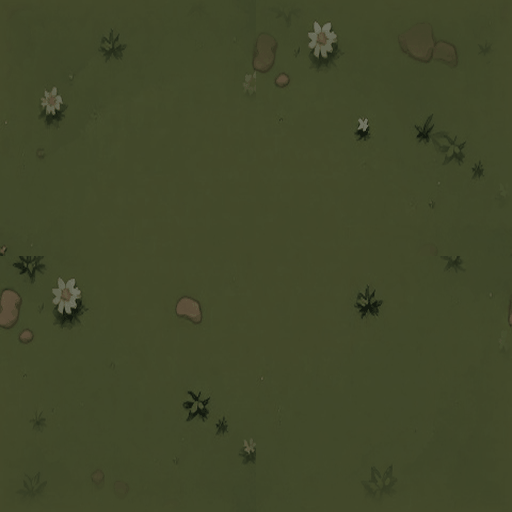
#> input picture art/monk/ground/tile_grass.png, 512 x 512 px
$ python cover_horde_ref.py out.png
#> lines starting #> are read from the running program, lines starting #| are printed output that depends on the picture
"""Builds the horde covers: the gameplay read (one monk in the middle of a ring of monsters, a few
spells going off around him) as a collage of the game's own sprites, at each store cover's shape.
Few kinds and few spells, drawn big, so the picture still reads at thumbnail size. Repaints by
edit_image simplified the ring into two facing groups, so this collage, with a vignette and a grade
to pull it together, is the cover itself.
usage: python cover_horde_ref.py <store dir>
  (writes cover_horde_{landscape,portrait,square}.png at 1920x1080, 1080x1620 and 800x800, no logo;
  cover_final.py then cuts them to the store sizes and lays the logo on the landscape one)"""
import json
import math
import random
import sys
from pathlib import Path

from PIL import Image, ImageChops, ImageDraw, ImageEnhance, ImageFilter

sys.path.insert(0, str(Path(__file__).parent))
from cover_ref import ART, drop_shadow  # noqa: E402
from cutout import cutout  # noqa: E402

ROOT = Path(__file__).parent.parent
PUBLIC = ROOT / "client" / "public" / "art"
MOBS = ["mobs/jiangshi", "mobs/fox", "ch4/mobs/lantern", "ch3/mobs/skeleton"]
GOLD = (255, 200, 60, 255)
INK = (20, 16, 12, 255)

# Lengths are in u, the cover's short side; offsets are from the monk. The monster ring is an
# ellipse of radii (rx, ry) in u; the cymbals and the monsters they knock flying sit on it, in
# fractions of those radii, so they follow the ring from shape to shape.
# name: size, monk centre (fractions of the cover), monk height, ring radii, monsters on the ring
LAYOUTS = {
    "landscape": ((1920, 1080), (0.5, 0.55), 0.48, (0.587, 0.40), 40),
    "portrait": ((1080, 1620), (0.5, 0.55), 0.56, (0.36, 0.60), 44),
    "square": ((800, 800), (0.5, 0.55), 0.48, (0.42, 0.40), 38),
}
CYMBALS = [(0.727, -0.675), (0.818, 0.30), (0.303, -1.08), (0.363, 1.03)]
FLYERS = [("mobs/jiangshi", 1.0, -0.675, -35), ("ch4/mobs/lantern", 1.09, 0.405, 30)]


def frame(name, i=0):
    """Frame i of a baked mob sequence, cropped to its pixels."""
    meta = json.loads((PUBLIC / f"{name}.json").read_text())
    sheet = Image.open(PUBLIC / f"{name}.png").convert("RGBA")
    w, h, cols = meta["frameW"], meta["frameH"], meta["cols"]
    im = sheet.crop((i % cols * w, i // cols * h, i % cols * w + w, i // cols * h + h))
    return im.crop(im.getbbox())


class Cover:
    """One cover being drawn: the page, its unit u in pixels and the monk's centre."""

    def __init__(self, size, monk, ring):
#> called with size = (1920, 1080), monk = (0.5, 0.55), ring = (0.587, 0.4)
        self.size, self.u, self.ring = size, min(size), ring
        self.mx, self.my = monk[0] * size[0], monk[1] * size[1]
        self.page = Image.new("RGBA", size)
#> self.page: PIL image 1920x1080 RGBA; every value is 0

    def at(self, dx, dy):
        """The pixel at an offset from the monk, in u."""
        return round(self.mx + dx * self.u), round(self.my + dy * self.u)

    def on_ring(self, fx, fy):
        return fx * self.ring[0], fy * self.ring[1]

    def px(self, v):
        """A length tuned on the first 816-high landscape canvas, at this cover's scale."""
        return max(1, round(v * self.u / 816))

    # [7 lines left out: function place, not called in this run]

    def glow(self, draw, radius):
        """Draws onto a layer with draw(ImageDraw), blurs it into a glow and composites it."""
        layer = Image.new("RGBA", self.size)
        draw(ImageDraw.Draw(layer))
        self.page.alpha_composite(layer.filter(ImageFilter.GaussianBlur(radius * self.u / 816)))

    # [39 lines left out: functions burst, bolt, cymbal, not called in this run]


def draw(size, monk, monk_h, ring, count):
    c = Cover(size, monk, ring)
    rnd = random.Random(11)
    tile = Image.open(ROOT / "art" / "monk" / "ground" / "tile_grass.png").convert("RGBA")
    tile = tile.resize((c.px(tile.width), c.px(tile.height)), Image.LANCZOS)
#> tile: PIL image 678x678 RGBA
    for x in range(0, size[0], tile.width):
        for y in range(0, size[1], tile.height):
            c.page.alpha_composite(tile, (x, y))
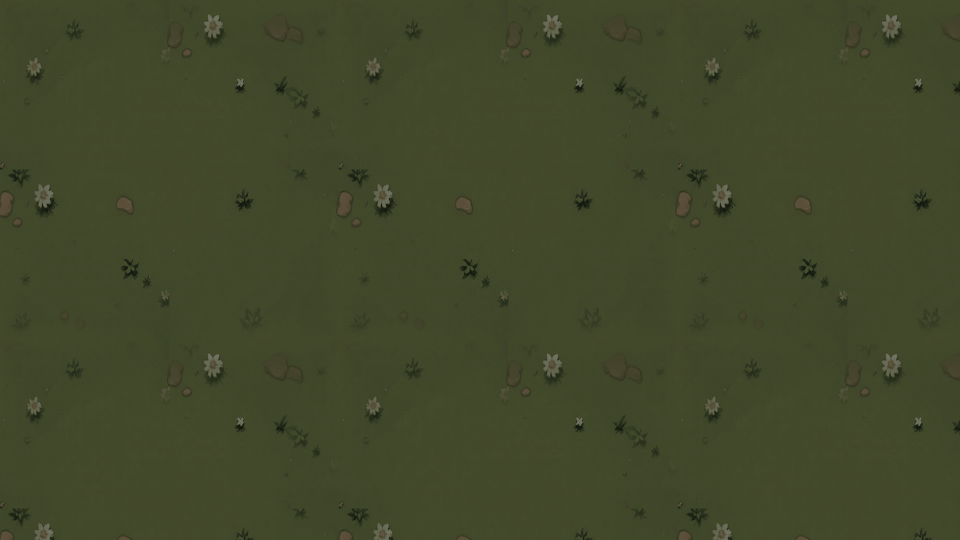
#> c.page: PIL image 1920x1080 RGBA (shown at 1/2 size); mean R, G, B, A 65.2, 71.3, 42.1, 255

    # the incense ring burning on the ground around the monk
    box = (*c.at(-0.41, -0.03), *c.at(0.41, 0.31))
    c.glow(lambda d: d.ellipse(box, outline=(255, 140, 40, 255), width=c.px(40)), 16)
#> in glow, `draw(ImageDraw.Draw(layer))`:
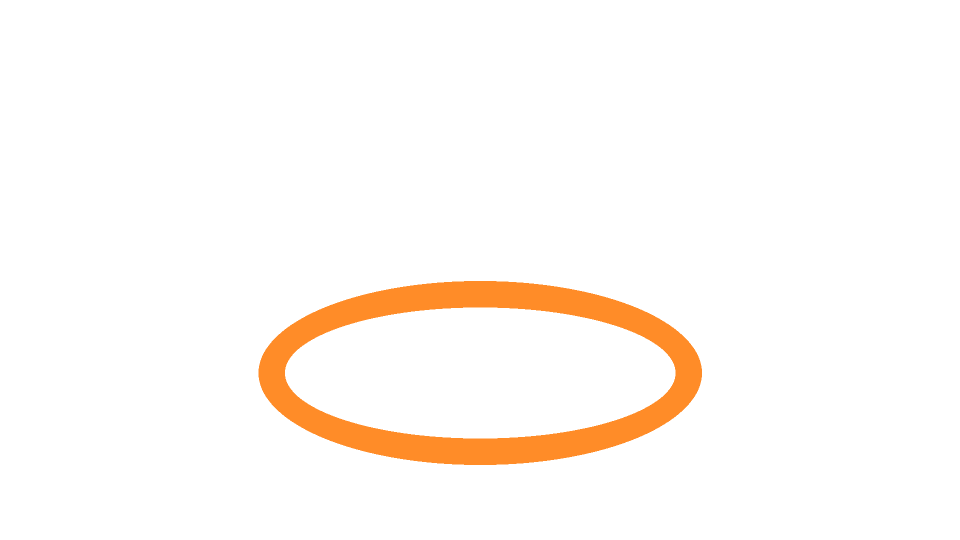
#> layer: PIL image 1920x1080 RGBA (shown at 1/2 size); mean R, G, B, A 11.8, 6.5, 1.8, 11.8; transparent parts drawn white
#> in glow, `self.page.alpha_composite(layer.filter(ImageFilter.GaussianBlur(radius..`:
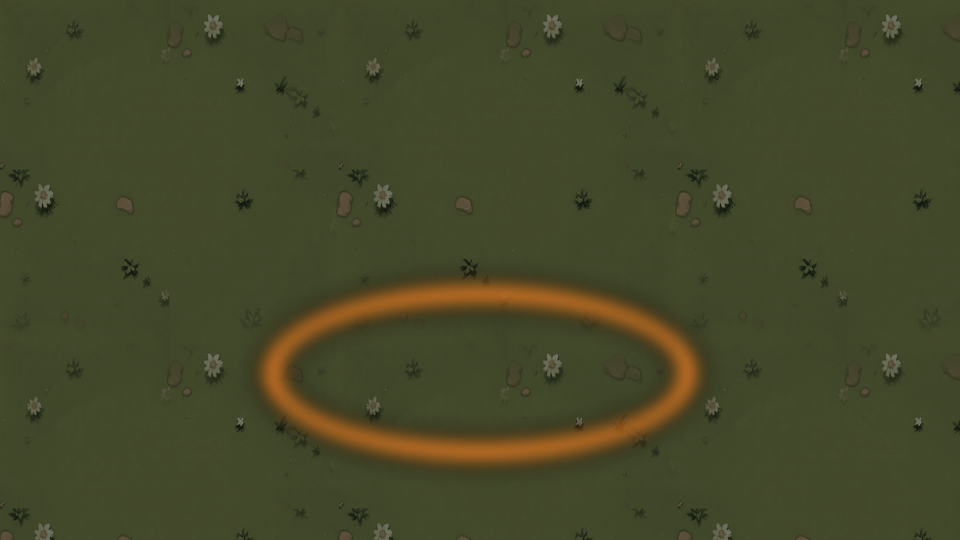
#> self.page: PIL image 1920x1080 RGBA (shown at 1/2 size); mean R, G, B, A 68.7, 71.6, 41.2, 255
    ImageDraw.Draw(c.page).ellipse(box, outline=(255, 175, 60, 255), width=c.px(14))

    # a ring of monsters, back to front, bigger and fewer than in the game so each one reads
    w, h = size[0] / c.u, size[1] / c.u
    mobs = []
    for k in range(count):
        a = k / count * 2 * math.pi + rnd.uniform(-0.06, 0.06)
        r = rnd.uniform(1.0, 1.45)
        dx, dy = ring[0] * r * math.cos(a), ring[1] * r * math.sin(a)
        x, y = c.mx / c.u + dx, c.my / c.u + dy
        if -0.06 < x < w + 0.06 and 0.06 < y < h + 0.12:
            mobs.append((dy, dx, MOBS[k % len(MOBS)], rnd.randrange(6)))
    for dy, dx, name, i in sorted(mobs):
        c.place(frame(name, i), dx, dy, 0.194 + 0.08 * dy)

    # the bolt chains through four monsters on the left, from the monk outward
    left = sorted([(dx, dy - 0.065) for dy, dx, _, _ in mobs
                   if dx < -0.51 * ring[0] and -0.95 * ring[1] < dy < 0.68 * ring[1]], key=lambda p: p[1])
    c.bolt([(-0.142, -0.14)] + left[::max(1, len(left) // 4)][:4])

    # cymbals flying out on the right, two monsters knocked into the air by them
    for name, fx, fy, rot in FLYERS:
        dx, dy = c.on_ring(fx, fy)
        c.burst(dx, dy + 0.02, 55)
        c.place(frame(name).rotate(rot, expand=True, resample=Image.BICUBIC), dx, dy, 0.17)
    for fx, fy in CYMBALS:
        c.cymbal(*c.on_ring(fx, fy), 48)

    c.place(drop_shadow(cutout(str(ART / "hero_kick_v1.png"))), 0, 0, monk_h)
    c.place(Image.open(PUBLIC / "cuju.png").convert("RGBA"), 0.293 * monk_h / 0.48, -0.162 * monk_h / 0.48, 0.09)
    return grade(c)


# [11 lines left out: function grade, not called in this run]


def main():
    out = Path(sys.argv[1])
    for name, layout in LAYOUTS.items():
        draw(*layout).save(out / f"cover_horde_{name}.png", optimize=True)
        print(out / f"cover_horde_{name}.png", layout[0])


if __name__ == "__main__":
#> (the run stopped early here; a loop or call above may not have finished)
